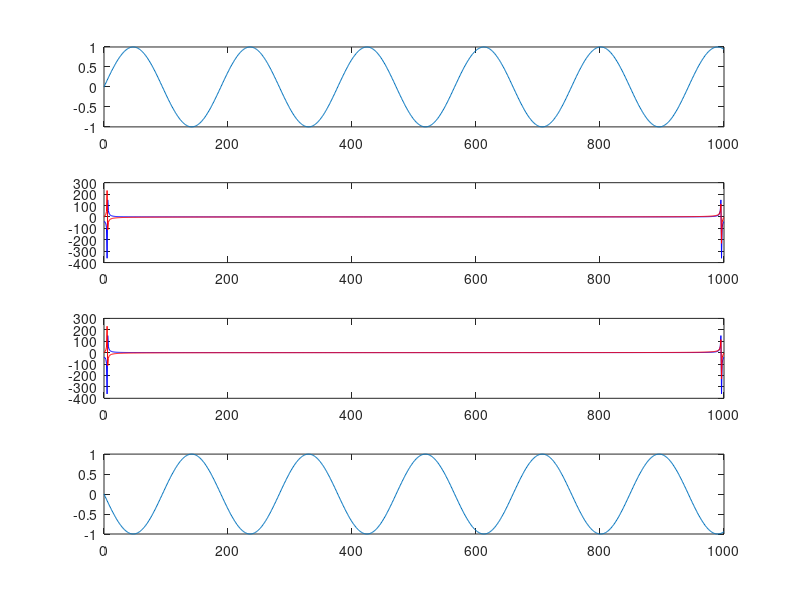

MATLAB code to generate this figure:
clear;
theta=180
x=0:1000;
subplot(4,1,1);
y=sin(x/30);
%z=x*0+exp(i*pi*theta/180);
plot(x,y);
subplot(4,1,2);

Y=fft(y).*exp(i*pi*theta/180);
plot(x,real(Y),'b',x,imag(Y),'r');
N=length(x)
for k=1:N/2-1
    Y(N-k+1)=Y(k+1)';
end
    
subplot(4,1,3);
plot(x,real(Y),'b',x,imag(Y),'r');
xx=ifft(Y);
subplot(4,1,4);
plot(x,real(xx));
